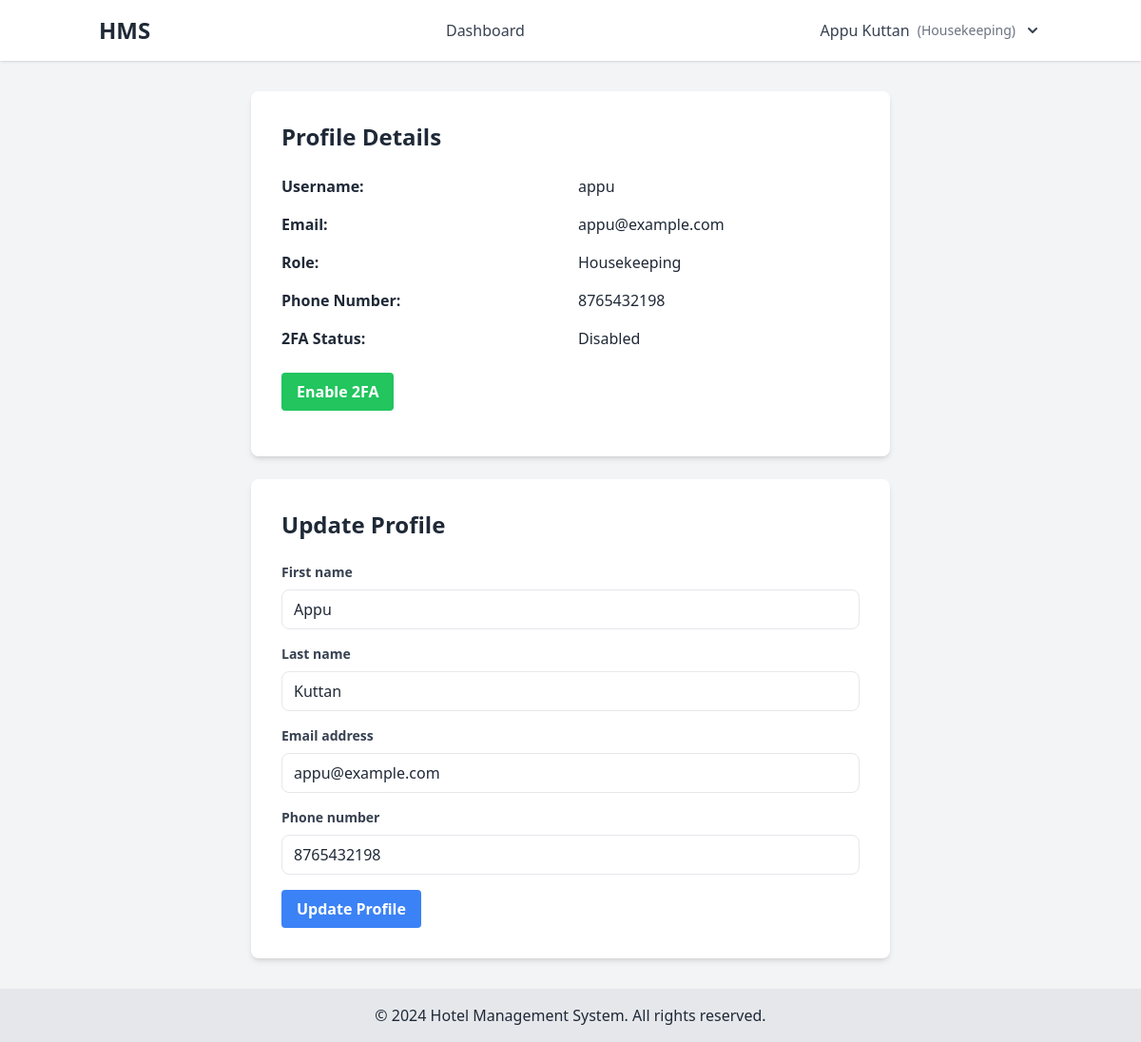
The page /profile/ (signed in) on the database its author committed.
### hms_app/models.py (models this page shows)
class User(AbstractUser):
    ADMIN = 'admin'
    MANAGER = 'manager'
    RECEPTIONIST = 'receptionist'
    HOUSEKEEPING = 'housekeeping'
    GUEST = 'guest'
    ROLE_CHOICES = [
        (ADMIN, 'Admin'),
        (MANAGER, 'Manager'),
        (RECEPTIONIST, 'Receptionist'),
        (HOUSEKEEPING, 'Housekeeping'),
        (GUEST, 'Guest'),
    ]
    role = models.CharField(max_length=20, choices=ROLE_CHOICES, default=GUEST)
    phone_number = models.CharField(max_length=15, blank=True)
    two_factor_enabled = models.BooleanField(default=False)
    two_factor_code = models.CharField(max_length=6, null=True, blank=True)

### hms_app/views.py (the view)
# urls.py: path('profile/', views.profile_view, name='profile'),
@login_required
def profile_view(request):
    form = UserProfileForm(instance=request.user)
    return render(request, 'users/profile.html', {'form': form})

### hms_app/forms.py
class UserProfileForm(forms.ModelForm):
    class Meta:
        model = User
        fields = ['first_name', 'last_name', 'email', 'phone_number']
        widgets = {
            'first_name': forms.TextInput(attrs={'class': 'w-full px-3 py-2 border rounded-lg'}),
            'last_name': forms.TextInput(attrs={'class': 'w-full px-3 py-2 border rounded-lg'}),
            'email': forms.EmailInput(attrs={'class': 'w-full px-3 py-2 border rounded-lg'}),
            'phone_number': forms.TextInput(attrs={'class': 'w-full px-3 py-2 border rounded-lg'}),
        }

### templates/users/profile.html (shortened to what this page needs)
{% extends 'base.html' %}
{% block content %}
<div class="max-w-2xl mx-auto space-y-6">
    <div class="bg-white p-8 rounded-lg shadow-md">
        <h2 class="text-2xl font-bold mb-6">Profile Details</h2>
        <div class="grid grid-cols-2 gap-4 mb-6">
            <div class="font-bold">Username:</div>
            <div>{{ user.username }}</div>
            <div class="font-bold">Email:</div>
            <div>{{ user.email }}</div>
            <div class="font-bold">Role:</div>
            <div>{{ user.role|title }}</div>
            <div class="font-bold">Phone Number:</div>
            <div>{{ user.phone_number }}</div>
            <div class="font-bold">2FA Status:</div>
            <div>{{ user.two_factor_enabled|yesno:"Enabled,Disabled" }}</div>
        </div>
        <form method="post" action="{% url 'toggle_2fa' %}" class="mb-4">
            <button type="submit"
                    class="{% if user.two_factor_enabled %}bg-red-500 hover:bg-red-600{% else %}bg-green-500 hover:bg-green-600{% endif %} text-white font-bold py-2 px-4 rounded">
                {% if user.two_factor_enabled %}
                    Disable 2FA
                {% else %}
                    Enable 2FA
                {% endif %}
            </button>
        </form>
    </div>
    <div class="bg-white p-8 rounded-lg shadow-md">
        <h2 class="text-2xl font-bold mb-6">Update Profile</h2>
        <form method="post" action="{% url 'profile_update' %}">
            {% for field in form %}
            <div class="mb-4">
                <label class="block text-gray-700 text-sm font-bold mb-2" for="{{ field.id_for_label }}">
                    {{ field.label }}
                </label>
                {{ field }}
            </div>
            {% endfor %}
            <button type="submit" class="bg-blue-500 text-white font-bold py-2 px-4 rounded hover:bg-blue-600">
                Update Profile
            </button>
        </form>
    </div>
</div>
{% endblock %}

### templates/base.html (shortened to what this page needs)
<!DOCTYPE html>
<html lang="en">
<head>
    <script src="https://cdn.tailwindcss.com"></script>
</head>
<body class="min-h-screen bg-gray-100 text-gray-800 flex flex-col">
    <header class="bg-white shadow">
        <div class="container mx-auto px-4 py-4 flex justify-between items-center">
            <a href="{% url 'dashboard' %}" class="text-2xl font-bold">HMS</a>
            <nav class="space-x-4">
                {% if user.is_authenticated %}
                {% if user.role == 'admin' %}
                <a href="{% url 'dashboard' %}" class="text-gray-700 hover:text-blue-500">Dashboard</a>
                <a href="{% url 'room_list' %}" class="text-gray-700 hover:text-blue-500">Rooms</a>
                <a href="{% url 'generate_reports' %}" class="text-gray-700 hover:text-blue-500">Reports</a>
                <a href="{% url 'payroll_summary' %}" class="text-gray-700 hover:text-blue-500">Payroll</a>
                {% elif user.role == 'receptionist' %}
                <a href="{% url 'dashboard' %}" class="text-gray-700 hover:text-blue-500">Dashboard</a>
                <a href="{% url 'booking_list' %}" class="text-gray-700 hover:text-blue-500">Reservations</a>
                {% elif user.role == 'housekeeping' %}
                <a href="{% url 'dashboard' %}" class="text-gray-700 hover:text-blue-500">Dashboard</a>
                {% else %}
                <a href="{% url 'dashboard' %}" class="text-gray-700 hover:text-blue-500">Dashboard</a>
                <a href="{% url 'booking_list' %}" class="text-gray-700 hover:text-blue-500">My Bookings</a>
                {% endif %}
                {% endif %}
            </nav>
            <div class="flex items-center">
                {% if user.is_authenticated %}
                <div x-data="{ open: false }" class="relative">
                    <button @click="open = !open" class="flex items-center space-x-2 text-gray-700 hover:text-blue-500">
                        <span>{{ user.get_full_name|default:user.username }}</span>
                        <span class="text-sm text-gray-500">({{ user.role|title }})</span>
                        <svg xmlns="http://www.w3.org/2000/svg" class="h-5 w-5" viewBox="0 0 20 20" fill="currentColor">
                            <path fill-rule="evenodd"
                                d="M5.293 7.293a1 1 0 011.414 0L10 10.586l3.293-3.293a1 1 0 111.414 1.414l-4 4a1 1 0 01-1.414 0l-4-4a1 1 0 010-1.414z"
                                clip-rule="evenodd" />
                        </svg>
                    </button>
                </div>
                {% else %}
                <div class="space-x-4">
                    <a href="{% url 'login' %}" class="text-blue-500 hover:underline">Login</a>
                    <a href="{% url 'register' %}" class="text-blue-500 hover:underline">Register</a>
                </div>
                {% endif %}
            </div>
        </div>
    </header>
    <main class="container mx-auto px-4 py-8 flex-grow">
        {% block content %}{% endblock %}
    </main>
    <footer class="bg-gray-200 text-center py-4 mt-auto">
        <p>&copy; {% now "Y" %} Hotel Management System. All rights reserved.</p>
    </footer>
</body>
</html>

### rows shown on the page
User: get_full_name "Appu Kuttan", role "Housekeeping", username "appu", email "appu@example.com", phone_number "8765432198", two_factor_enabled "Disabled", form "Appu" "Kuttan" "appu@example.com" "8765432198"

### other values the page prints
{{ field.label }} "First name" "Last name" "Email address" "Phone number"
